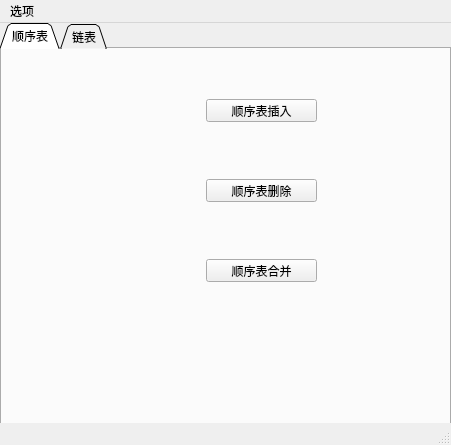
<?xml version="1.0" encoding="UTF-8"?>
<ui version="4.0">
 <class>MainWindow</class>
 <widget class="QMainWindow" name="MainWindow">
  <property name="geometry">
   <rect>
    <x>0</x>
    <y>0</y>
    <width>451</width>
    <height>445</height>
   </rect>
  </property>
  <property name="maximumSize">
   <size>
    <width>451</width>
    <height>469</height>
   </size>
  </property>
  <property name="windowTitle">
   <string>title</string>
  </property>
  <property name="windowIcon">
   <iconset>
    <normaloff>C:/Users/Administrator/Pictures/bitbug_favicon.ico</normaloff>C:/Users/Administrator/Pictures/bitbug_favicon.ico</iconset>
  </property>
  <widget class="QWidget" name="centralWidget">
   <widget class="QTabWidget" name="tabWidget">
    <property name="geometry">
     <rect>
      <x>0</x>
      <y>0</y>
      <width>451</width>
      <height>421</height>
     </rect>
    </property>
    <property name="tabShape">
     <enum>QTabWidget::Triangular</enum>
    </property>
    <property name="currentIndex">
     <number>0</number>
    </property>
    <property name="elideMode">
     <enum>Qt::ElideNone</enum>
    </property>
    <property name="tabsClosable">
     <bool>false</bool>
    </property>
    <widget class="QWidget" name="seqList_tab">
     <attribute name="title">
      <string>顺序表</string>
     </attribute>
     <widget class="QPushButton" name="seqInsButton">
      <property name="geometry">
       <rect>
        <x>204</x>
        <y>50</y>
        <width>111</width>
        <height>23</height>
       </rect>
      </property>
      <property name="text">
       <string>顺序表插入</string>
      </property>
     </widget>
     <widget class="QPushButton" name="seqDelButton">
      <property name="geometry">
       <rect>
        <x>204</x>
        <y>130</y>
        <width>111</width>
        <height>23</height>
       </rect>
      </property>
      <property name="text">
       <string>顺序表删除</string>
      </property>
     </widget>
     <widget class="QPushButton" name="seqUniButton">
      <property name="geometry">
       <rect>
        <x>204</x>
        <y>210</y>
        <width>111</width>
        <height>23</height>
       </rect>
      </property>
      <property name="text">
       <string>顺序表合并</string>
      </property>
     </widget>
    </widget>
    <widget class="QWidget" name="linkedList_tab">
     <attribute name="title">
      <string>链表</string>
     </attribute>
    </widget>
   </widget>
  </widget>
  <widget class="QMenuBar" name="menuBar">
   <property name="geometry">
    <rect>
     <x>0</x>
     <y>0</y>
     <width>451</width>
     <height>23</height>
    </rect>
   </property>
   <widget class="QMenu" name="option">
    <property name="minimumSize">
     <size>
      <width>0</width>
      <height>0</height>
     </size>
    </property>
    <property name="maximumSize">
     <size>
      <width>16777215</width>
      <height>16777215</height>
     </size>
    </property>
    <property name="title">
     <string>选项</string>
    </property>
    <addaction name="aboutAction"/>
    <addaction name="helpAction"/>
   </widget>
   <addaction name="option"/>
  </widget>
  <widget class="QStatusBar" name="statusBar"/>
  <action name="aboutAction">
   <property name="text">
    <string>关于</string>
   </property>
  </action>
  <action name="helpAction">
   <property name="text">
    <string>帮助</string>
   </property>
  </action>
 </widget>
 <layoutdefault spacing="6" margin="11"/>
 <resources/>
 <connections/>
</ui>
